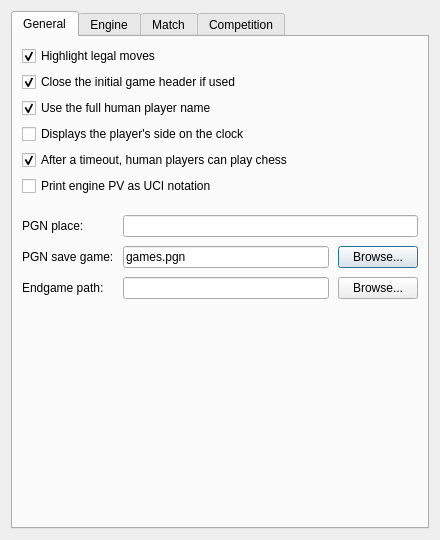
<?xml version="1.0" encoding="UTF-8"?>
<ui version="4.0">
 <class>SettingsDialog</class>
 <widget class="QDialog" name="SettingsDialog">
  <property name="geometry">
   <rect>
    <x>0</x>
    <y>0</y>
    <width>440</width>
    <height>540</height>
   </rect>
  </property>
  <property name="sizePolicy">
   <sizepolicy hsizetype="Preferred" vsizetype="Preferred">
    <horstretch>0</horstretch>
    <verstretch>90</verstretch>
   </sizepolicy>
  </property>
  <property name="windowTitle">
   <string>Parameter Settings</string>
  </property>
  <layout class="QVBoxLayout" name="verticalLayout_2">
   <item>
    <widget class="QTabWidget" name="tabWidget">
     <property name="currentIndex">
      <number>0</number>
     </property>
     <widget class="QWidget" name="m_generalTab">
      <attribute name="title">
       <string>General</string>
      </attribute>
      <layout class="QVBoxLayout" name="verticalLayout_6">
       <item>
        <layout class="QFormLayout" name="formLayout_6">
         <item row="6" column="0">
          <widget class="QCheckBox" name="m_humanCanPlayAfterTimeoutCheck">
           <property name="text">
            <string>After a timeout, human players can play chess</string>
           </property>
           <property name="checked">
            <bool>true</bool>
           </property>
          </widget>
         </item>
         <item row="4" column="0">
          <widget class="QCheckBox" name="m_playersSidesOnClocksCheck">
           <property name="text">
            <string>Displays the player's side on the clock</string>
           </property>
          </widget>
         </item>
         <item row="1" column="0">
          <widget class="QCheckBox" name="m_closeUnusedInitialTabCheck">
           <property name="text">
            <string>Close the initial game header if used</string>
           </property>
           <property name="checked">
            <bool>true</bool>
           </property>
          </widget>
         </item>
         <item row="0" column="0">
          <widget class="QCheckBox" name="m_highlightLegalMovesCheck">
           <property name="text">
            <string>Highlight legal moves</string>
           </property>
           <property name="checked">
            <bool>true</bool>
           </property>
          </widget>
         </item>
         <item row="3" column="0">
          <widget class="QCheckBox" name="m_useFullUserNameCheck">
           <property name="text">
            <string>Use the full human player name</string>
           </property>
           <property name="checked">
            <bool>true</bool>
           </property>
          </widget>
         </item>
         <item row="7" column="0">
          <widget class="QCheckBox" name="m_printUciPvCheck">
           <property name="text">
            <string>Print engine PV as UCI notation</string>
           </property>
          </widget>
         </item>
        </layout>
       </item>
       <item>
        <layout class="QFormLayout" name="formLayout_3">
         <property name="fieldGrowthPolicy">
          <enum>QFormLayout::ExpandingFieldsGrow</enum>
         </property>
         <property name="horizontalSpacing">
          <number>9</number>
         </property>
         <property name="verticalSpacing">
          <number>9</number>
         </property>
         <property name="topMargin">
          <number>13</number>
         </property>
         <property name="bottomMargin">
          <number>0</number>
         </property>
         <item row="1" column="1">
          <widget class="QLineEdit" name="m_siteEdit"/>
         </item>
         <item row="1" column="0">
          <widget class="QLabel" name="m_siteLabel">
           <property name="text">
            <string>PGN place:</string>
           </property>
           <property name="buddy">
            <cstring>m_siteEdit</cstring>
           </property>
          </widget>
         </item>
         <item row="2" column="0">
          <widget class="QLabel" name="m_defaultPgnOutFileLabel">
           <property name="text">
            <string>PGN save game:</string>
           </property>
          </widget>
         </item>
         <item row="2" column="1">
          <layout class="QHBoxLayout" name="horizontalLayout_2">
           <item>
            <widget class="QLineEdit" name="m_defaultPgnOutFileEdit">
             <property name="text">
              <string>games.pgn</string>
             </property>
            </widget>
           </item>
           <item>
            <widget class="QPushButton" name="m_defaultPgnOutFileBtn">
             <property name="text">
              <string>Browse...</string>
             </property>
             <property name="shortcut">
              <string/>
             </property>
            </widget>
           </item>
          </layout>
         </item>
         <item row="3" column="0">
          <widget class="QLabel" name="m_tbPathLabel">
           <property name="text">
            <string>Endgame path:</string>
           </property>
           <property name="buddy">
            <cstring>m_tbPathEdit</cstring>
           </property>
          </widget>
         </item>
         <item row="3" column="1">
          <layout class="QHBoxLayout" name="horizontalLayout">
           <item>
            <widget class="QLineEdit" name="m_tbPathEdit"/>
           </item>
           <item>
            <widget class="QPushButton" name="m_browseTbPathBtn">
             <property name="text">
              <string>Browse...</string>
             </property>
            </widget>
           </item>
          </layout>
         </item>
        </layout>
       </item>
       <item>
        <spacer name="verticalSpacer_2">
         <property name="orientation">
          <enum>Qt::Vertical</enum>
         </property>
         <property name="sizeHint" stdset="0">
          <size>
           <width>20</width>
           <height>40</height>
          </size>
         </property>
        </spacer>
       </item>
      </layout>
     </widget>
     <widget class="QWidget" name="m_enginesTab">
      <attribute name="title">
       <string>Engine</string>
      </attribute>
      <layout class="QVBoxLayout" name="verticalLayout">
       <property name="leftMargin">
        <number>0</number>
       </property>
       <property name="topMargin">
        <number>0</number>
       </property>
       <property name="rightMargin">
        <number>0</number>
       </property>
       <property name="bottomMargin">
        <number>0</number>
       </property>
       <item>
        <widget class="EngineManagementWidget" name="m_engineManagementWidget" native="true"/>
       </item>
      </layout>
     </widget>
     <widget class="QWidget" name="m_gamesTab">
      <attribute name="title">
       <string>Match</string>
      </attribute>
      <layout class="QVBoxLayout" name="verticalLayout_3">
       <property name="spacing">
        <number>0</number>
       </property>
       <property name="leftMargin">
        <number>9</number>
       </property>
       <property name="topMargin">
        <number>9</number>
       </property>
       <property name="rightMargin">
        <number>9</number>
       </property>
       <property name="bottomMargin">
        <number>9</number>
       </property>
       <item>
        <widget class="GameSettingsWidget" name="m_gameSettings" native="true"/>
       </item>
      </layout>
     </widget>
     <widget class="QWidget" name="m_tournamentsTab">
      <attribute name="title">
       <string>Competition</string>
      </attribute>
      <layout class="QVBoxLayout" name="verticalLayout_4">
       <item>
        <widget class="TournamentSettingsWidget" name="m_tournamentSettings" native="true"/>
       </item>
       <item>
        <widget class="QGroupBox" name="groupBox">
         <property name="enabled">
          <bool>true</bool>
         </property>
         <property name="sizePolicy">
          <sizepolicy hsizetype="Preferred" vsizetype="Preferred">
           <horstretch>0</horstretch>
           <verstretch>0</verstretch>
          </sizepolicy>
         </property>
         <property name="title">
          <string>Competition</string>
         </property>
         <layout class="QVBoxLayout" name="verticalLayout_5">
          <item>
           <layout class="QFormLayout" name="formLayout_2">
            <property name="fieldGrowthPolicy">
             <enum>QFormLayout::ExpandingFieldsGrow</enum>
            </property>
            <item row="1" column="0">
             <widget class="QLabel" name="m_concurrencyLabel">
              <property name="text">
               <string>Current match:</string>
              </property>
              <property name="buddy">
               <cstring>m_concurrencySpin</cstring>
              </property>
             </widget>
            </item>
            <item row="1" column="1">
             <widget class="QSpinBox" name="m_concurrencySpin">
              <property name="sizePolicy">
               <sizepolicy hsizetype="Fixed" vsizetype="Fixed">
                <horstretch>0</horstretch>
                <verstretch>0</verstretch>
               </sizepolicy>
              </property>
              <property name="minimum">
               <number>1</number>
              </property>
              <property name="maximum">
               <number>128</number>
              </property>
             </widget>
            </item>
            <item row="2" column="0">
             <widget class="QLabel" name="m_tournamentDefaultPgnOutFileLabel">
              <property name="text">
               <string>PGN export:</string>
              </property>
             </widget>
            </item>
            <item row="2" column="1">
             <layout class="QHBoxLayout" name="horizontalLayout_5">
              <item>
               <widget class="QLineEdit" name="m_tournamentDefaultPgnOutFileEdit">
                <property name="text">
                 <string>competition.pgn</string>
                </property>
               </widget>
              </item>
              <item>
               <widget class="QPushButton" name="m_tournamentDefaultPgnOutFileBtn">
                <property name="text">
                 <string>Browse...</string>
                </property>
               </widget>
              </item>
             </layout>
            </item>
            <item row="3" column="0">
             <widget class="QLabel" name="m_tournamentDefaultEpdOutFileLabel">
              <property name="text">
               <string>EPD export:</string>
              </property>
             </widget>
            </item>
            <item row="3" column="1">
             <layout class="QHBoxLayout" name="horizontalLayout_3">
              <item>
               <widget class="QLineEdit" name="m_tournamentDefaultEpdOutFileEdit">
                <property name="text">
                 <string>competition.epd</string>
                </property>
               </widget>
              </item>
              <item>
               <widget class="QPushButton" name="m_tournamentDefaultEpdOutFileBtn">
                <property name="text">
                 <string>Browse...</string>
                </property>
               </widget>
              </item>
             </layout>
            </item>
           </layout>
          </item>
         </layout>
        </widget>
       </item>
       <item>
        <spacer name="verticalSpacer">
         <property name="orientation">
          <enum>Qt::Vertical</enum>
         </property>
         <property name="sizeHint" stdset="0">
          <size>
           <width>20</width>
           <height>40</height>
          </size>
         </property>
        </spacer>
       </item>
      </layout>
     </widget>
    </widget>
   </item>
  </layout>
 </widget>
 <customwidgets>
  <customwidget>
   <class>GameSettingsWidget</class>
   <extends>QWidget</extends>
   <header>src/gamesettingswidget.h</header>
   <container>1</container>
  </customwidget>
  <customwidget>
   <class>TournamentSettingsWidget</class>
   <extends>QWidget</extends>
   <header>src/tournamentsettingswidget.h</header>
   <container>1</container>
  </customwidget>
  <customwidget>
   <class>EngineManagementWidget</class>
   <extends>QWidget</extends>
   <header>src/enginemanagementwidget.h</header>
   <container>1</container>
  </customwidget>
 </customwidgets>
 <resources/>
 <connections/>
</ui>
